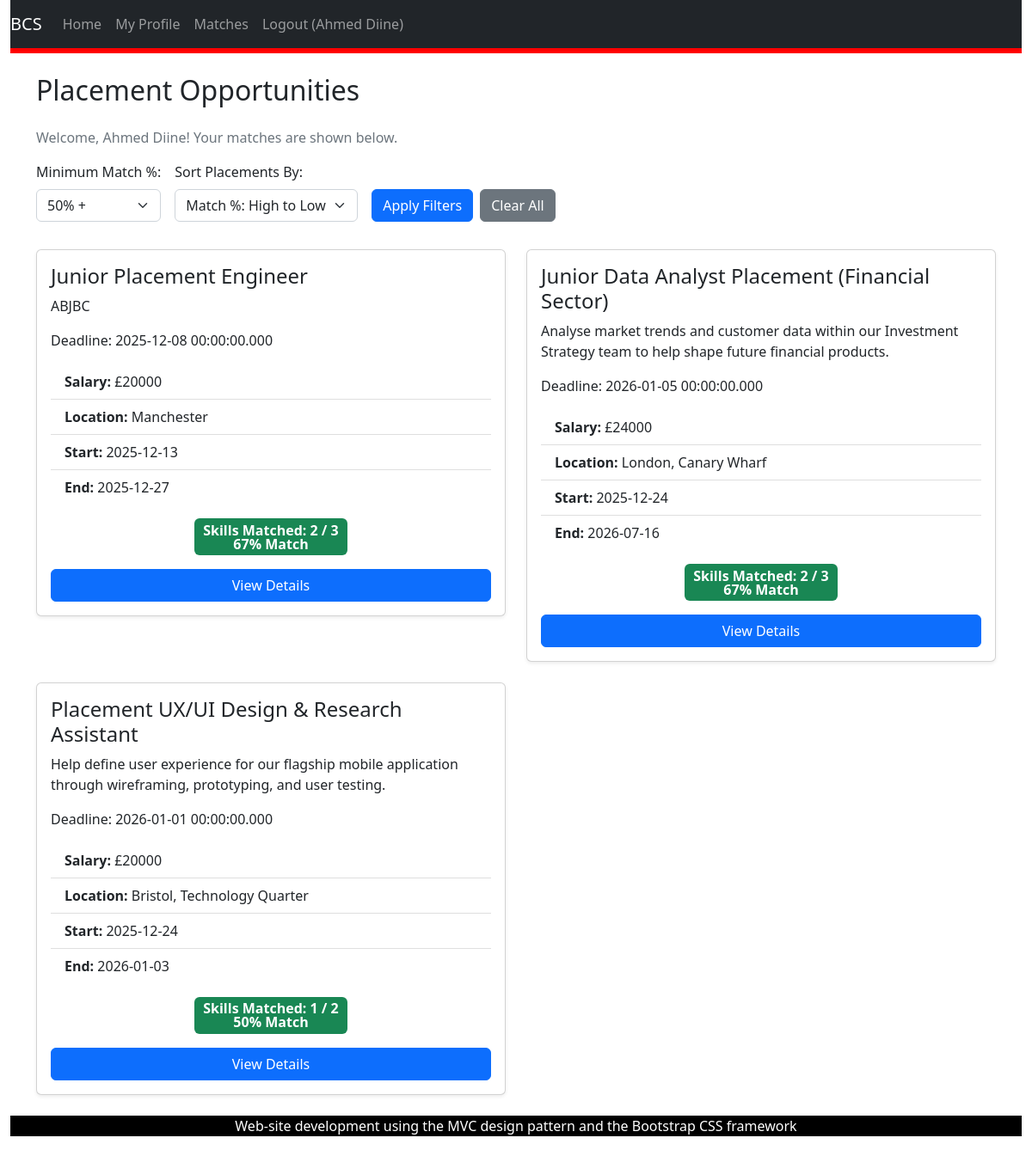
The page /studentMatches.php (signed in) on the database its author committed.
### tables this page shows
CREATE TABLE "placement_opportunity"
(
    placement_ID  INTEGER
        primary key autoincrement,
    employer_ID   INTEGER
        references users,
    title         TEXT not null,
    description   TEXT not null,
    salary        INT,
    location      TEXT not null,
    start_date    DATE not null,
    end_date      DATE not null,
    status        TEXT,
    deadline      DATE,
    date_posted   DATE default NULL,
    about_company TEXT,
    what_we_offer TEXT
);

### studentMatches.php (called while the page is built, shortened)
<?php
require_once('Models/StudentDataSet.php');
require_once('Models/PlacementsDataSet.php');
$studentId = $_SESSION['user_id'];
$placementsDataSet = new PlacementsDataSet();
$studentDataSet = new StudentDataSet();
$view = new stdClass();
$view->pageTitle = 'Matched Placements';
$placements = [];
$selectedSort = $_POST['sort_option'] ?? 'match_high';
$selectedMatchPercentage = $_POST['match_percentage'] ?? '50';
if (isset($_POST['cancel'])) {
    $placements = $placementsDataSet->fetchAllPosts();
    $selectedSort = 'match_high';
    $selectedMatchPercentage = '50';
}
elseif (isset($_POST['apply_search']) && !empty($selectedSort) && $selectedSort !== 'match_high') {
    $placements = $placementsDataSet->fetchPostsWithSort($selectedSort);
}
else {
    $placements = $placementsDataSet->fetchAllPosts();
}
$placementsWithMatches = [];
foreach ($placements as $placement) {
    $placementId = $placement->getPlacementID();
    $counts = $studentDataSet->getSkillMatchCounts($studentId, $placementId);
    $placement->matchedCount = $counts['matched_count'];
    $placement->totalRequired = $counts['total_required'];
    if ($placement->totalRequired > 0) {
        $percentage = round(($placement->matchedCount / $placement->totalRequired) * 100);
    } else {
        $percentage = 0;
    }
    $placement->matchPercentage = $percentage;
    $placementsWithMatches[] = $placement;
}
$placements = $placementsWithMatches;
if ($selectedMatchPercentage !== '') {
    $minimumPercentage = intval($selectedMatchPercentage);
    $filteredPlacements = [];
    foreach ($placements as $placement) {
        if ($placement->matchPercentage >= $minimumPercentage) {
            $filteredPlacements[] = $placement;
        }
    }
    $placements = $filteredPlacements;
}
if ($selectedSort === 'match_high') {
    usort($placements, function($a, $b) {
        if ($a->matchPercentage == $b->matchPercentage) {
            return 0;
        }
        return ($a->matchPercentage < $b->matchPercentage) ? 1 : -1;
    });
}
$view->placements = $placements;
$view->selectedSort = $selectedSort;
$view->selectedMatchPercentage = $selectedMatchPercentage;
require_once("Views/studentListings.phtml");

### Models/Database.php (called while the page is built, shortened)
<?php
class Database {
    protected static $_dbInstance = null;
    protected $_dbHandle;
    public static function getInstance() {
        if(self::$_dbInstance === null) {
            self::$_dbInstance = new self();
        }
        return self::$_dbInstance;
    }
    private function __construct() {
        try {
            $this->_dbHandle = new PDO("sqlite:identifier.sqlite");
        }
        catch (PDOException $e) {
            echo $e->getMessage();
        }
    }
    public function getdbConnection() {
        return $this->_dbHandle;
    }
}

### Models/PlacementsDataSet.php (called while the page is built, shortened)
<?php
require_once('Database.php');
require_once('PlacementsData.php');
class PlacementsDataSet {
    protected $_dbHandle, $_dbInstance;
    public function __construct() {
        $this->_dbInstance = Database::getInstance();
        $this->_dbHandle = $this->_dbInstance->getdbConnection();
    }
    public function fetchAllPosts() {
        $sqlQuery = 'SELECT * FROM placement_opportunity;';
        $statement = $this->_dbHandle->prepare($sqlQuery);
        $statement->execute();
        $dataSet = [];
        while ($row = $statement->fetch()) {
            $dataSet[] = new PlacementsData($row);
        }
        return $dataSet;
    }
}

### Models/PlacementsData.php (called while the page is built, shortened)
<?php
class PlacementsData {
    protected $placement_id, $employer_id, $title, $description,$salary, $location, $start_date, $end_date, $status, $deadline, $date_posted, $about_company, $what_we_offer;
    public function __construct($dbRow) {
        $this->placement_id = $dbRow['placement_ID'];
        $this->title = $dbRow['title'];
        $this->description = $dbRow['description'];
        $this->salary = $dbRow['salary'];
        $this->location = $dbRow['location'];
        $this->start_date = $dbRow['start_date'];
        $this->end_date = $dbRow['end_date'];
        $this->deadline = $dbRow['deadline'] ?? null;
    }
    public function getPlacementID() {
        return $this->placement_id;
    }
    public function getTitle() {
        return $this->title;
    }
    public function getDescription() {
        return $this->description;
    }
    public function getSalary() {
        return $this->salary;
    }
    public function getLocation() {
        return $this->location;
    }
    public function getStartDate() {
        return $this->start_date;
    }
    public function getEndDate() {
        return $this->end_date;
    }
    public function getDeadline() {
        return $this->deadline;
    }
}

### Models/StudentDataSet.php (called while the page is built, shortened)
<?php
require_once('Database.php');
class StudentDataSet {
    public function __construct() {
        $this->_dbInstance = Database::getInstance();
    }
}

### Views/studentListings.phtml (the view, shortened to what this page needs)
<?php require('template/header.phtml'); ?>
    <div class="container mt-4">
        <h2 class="mb-4">Placement Opportunities</h2>
        <p class="text-muted">Welcome, <?= $_SESSION['name'];
            ?>! Your matches are shown below.</p>
        <div>
            <form method="POST" action="studentMatches.php" class="mb-4 d-flex align-items-end flex-wrap">
                <div class="form-group me-3 mb-2">
                    <label for="match_percentage" class="form-label">Minimum Match %:</label>
                    <select class="form-select" id="match_percentage" name="match_percentage">
                        <option value="50" <?php echo ($view->selectedMatchPercentage ?? '') === '50' ? 'selected' : ''; ?>>50% +</option>
                    </select>
                </div>
                <div class="form-group me-3 mb-2">
                    <label for="sort_option" class="form-label">Sort Placements By:</label>
                    <select class="form-select" id="sort_option" name="sort_option">
                        <option value="match_high" <?php echo ($view->selectedSort ?? '') === 'match_high' ? 'selected' : ''; ?>>Match %: High to Low</option>
                    </select>
                </div>
                <button type="submit" name="apply_search" class="btn btn-primary me-2 mb-2">Apply Filters</button>
                <button type="submit" name="cancel" class="btn btn-secondary mb-2">Clear All</button>
            </form>
        </div>
        <div class="row">
            <?php
            foreach ($view->placements as $placement) { ?>
                <div class="col-md-6 mb-4">
                    <div class="card shadow-sm">
                        <div class="card-body">
                            <h4 class="card-title"><?= $placement->getTitle();
                                ?></h4>
                            <p class="card-text"><?= $placement->getDescription();
                                ?></p>
                            <?php if ($placement->getDeadline()): ?>
                                <div class="w3-panel w3-red">
                                    <p>Deadline: <?php echo $placement->getDeadline(); ?></p>
                                </div>
                            <?php endif; ?>
                            <ul class="list-group list-group-flush mb-3">
                                <li class="list-group-item"><strong>Salary:</strong> £<?= $placement->getSalary();
                                    ?></li>
                                <li class="list-group-item"><strong>Location:</strong> <?= $placement->getLocation();
                                    ?></li>
                                <li class="list-group-item"><strong>Start:</strong> <?= $placement->getStartDate();
                                    ?></li>
                                <li class="list-group-item"><strong>End:</strong> <?= $placement->getEndDate();
                                    ?></li>
                            </ul>
                            <?php if ($placement->totalRequired > 0): ?>
                                <div class="mb-3 text-center">
                                    <span class="badge bg-success fs-6">
                                        Skills Matched: <?= $placement->matchedCount; ?> / <?= $placement->totalRequired; ?>
                                        <br>
                                        <?= $placement->matchPercentage; ?>% Match
                                    </span>
                                </div>
                            <?php endif; ?>
                            <form action="view_details.php" method="POST">
                                <button type="submit" class="btn btn-primary w-100" name ="view" value="<?php echo $placement->getPlacementID()
                                ?>">
                                    View Details
                                </button>
                            </form>
                        </div>
                    </div>
                </div>
            <?php } ?>
        </div>
    </div>
<?php require('template/footer.phtml');
?>

### rows shown on the page
placement_opportunity: title "Junior Placement Engineer", description "ABJBC", deadline "2025-12-08 00:00:00.000", salary "20000", location "Manchester", start_date "2025-12-13", end_date "2025-12-27", employer_ID "2", totalRequired "3", employer_ID "67", $placement->getPlacementID() 4 (drawn)
placement_opportunity: title "Junior Data Analyst Placement (Financial Sector)", description "Analyse market trends and customer data within our Investment Strategy team to help shape future financial products.", deadline "2026-01-05 00:00:00.000", salary "24000", location "London, Canary Wharf", start_date "2025-12-24", end_date "2026-07-16", matchedCount "2", employer_ID "3", employer_ID "67", $placement->getPlacementID() 6 (drawn)
placement_opportunity: title "Placement UX/UI Design & Research Assistant", description "Help define user experience for our flagship mobile application through wireframing, prototyping, and user testing.", deadline "2026-01-01 00:00:00.000", salary "20000", location "Bristol, Technology Quarter", start_date "2025-12-24", end_date "2026-01-03", matchedCount "1", totalRequired "2", matchPercentage "50", $placement->getPlacementID() 7 (drawn)

### other values the page prints
$_SESSION['name'] "Ahmed Diine"
